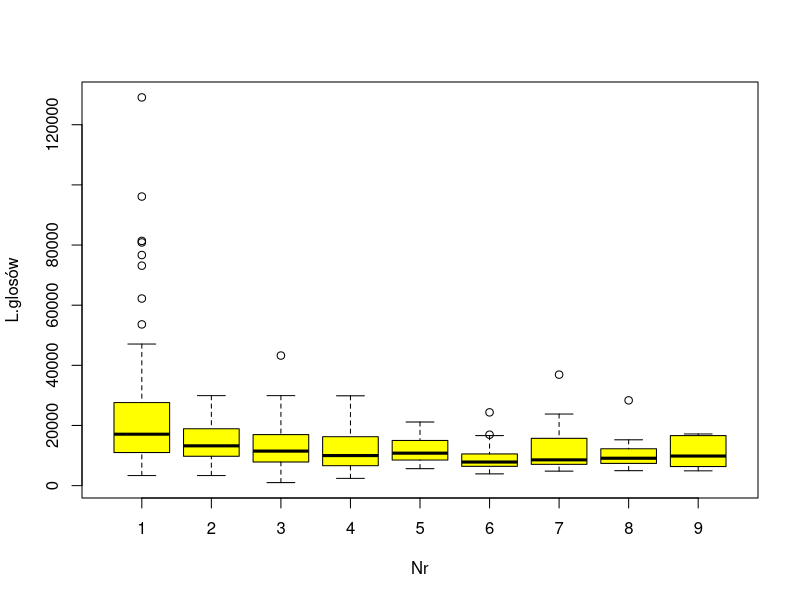

Recreate this plot in R. (Note: this script raises an error after producing the figure.)
#
kandydaci <- read.csv("Mandaty_2015.csv", sep = ';',  header=T, na.string="NA");
kandydaci_all <- kandydaci;
str(kandydaci);

aggregate (kandydaci$glosy, list(Numer = kandydaci$numer), fivenum)

kandydaci <- subset (kandydaci, subset=(numer < 10 ));
kandydaci <- subset (kandydaci, subset=(glosy < 200000));
boxplot (glosy ~ numer, kandydaci, xlab = "Nr", ylab = "L.glosów", col = "yellow")

kandydaci <- kandydaci_all;
kandydaci <- subset (kandydaci, (komitet = "PETRU" | komitet == "KUKIZ" | komitet == "PSL" | komitet == "PO" | komitet == "PiS"  ));
str(kandydaci);

boxplot (glosy ~ komitet, kandydaci, xlab = "Komitet", ylab = "L.glosów", col = "yellow")

#aggregate (kandydaci$glosy, list(Numer = kandydaci$numer), fivenum)
#
#kandydaci <- subset (kandydaci, (wynik == "PX" ));
#
#hist(kandydaci$numer, breaks=40)
